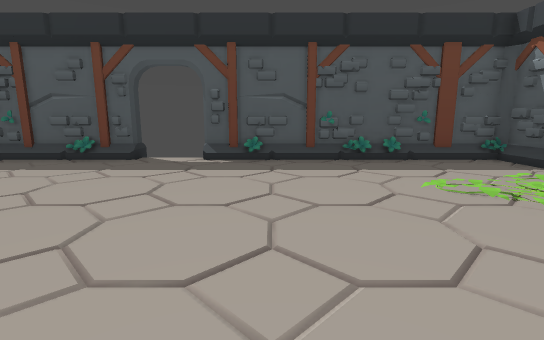
[1] (above)

12 first-person views from a walk through a level from a Godot 3-D game. The camera is 1.2 m above the floor, tilts 10° down and sees 85° across. The floor is counted in squares, 1 m on a side. Each view is taken from the middle of a square. On the plan, view 1 faces up. The plan holds only what a view shows up to about 13 squares ahead; the rest is blank.

[2]
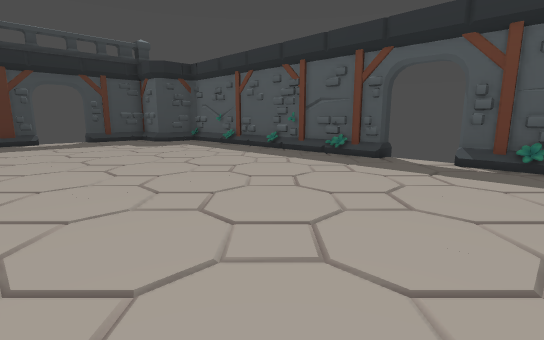

[3]
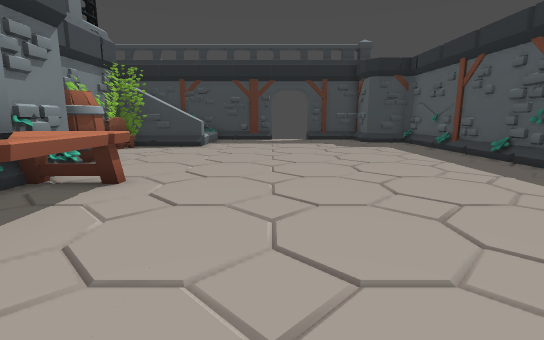

[4]
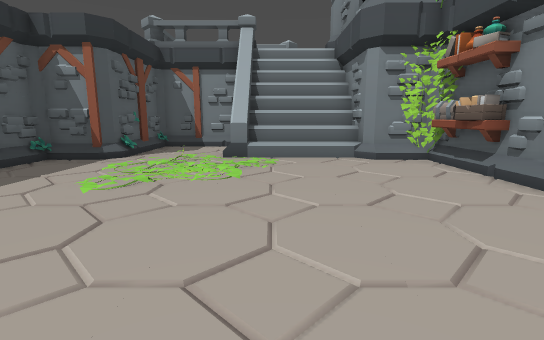

[5]
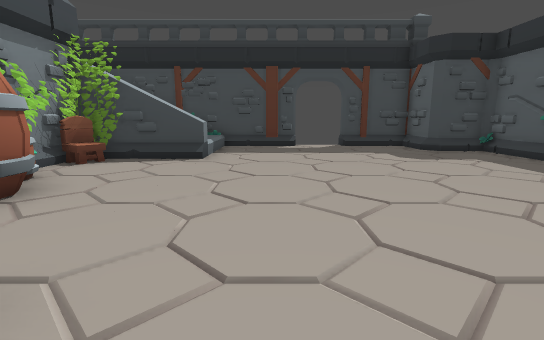

[6]
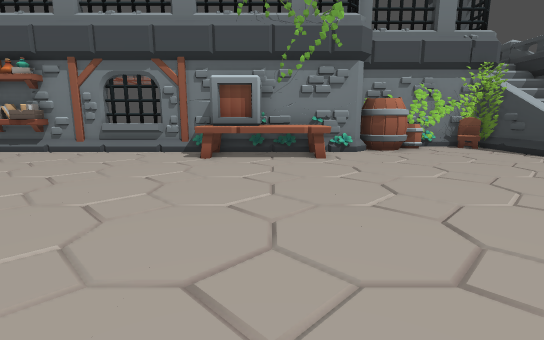

[7]
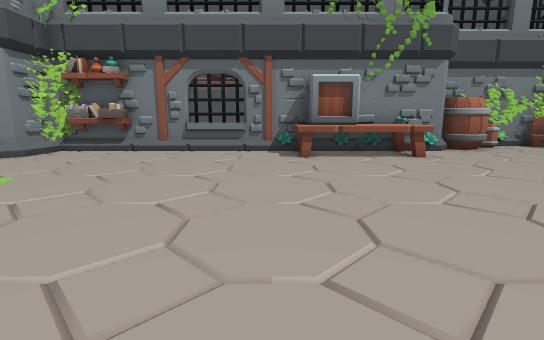

[8]
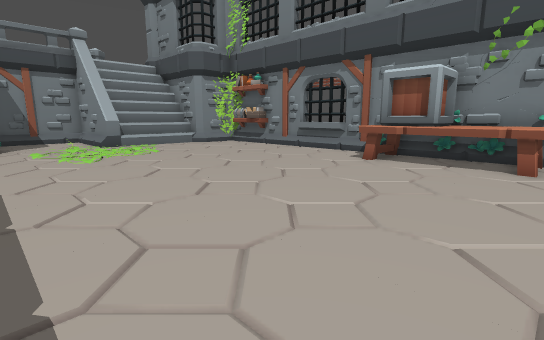

[9]
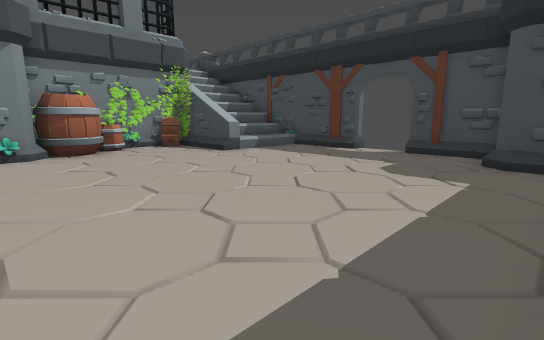

[10]
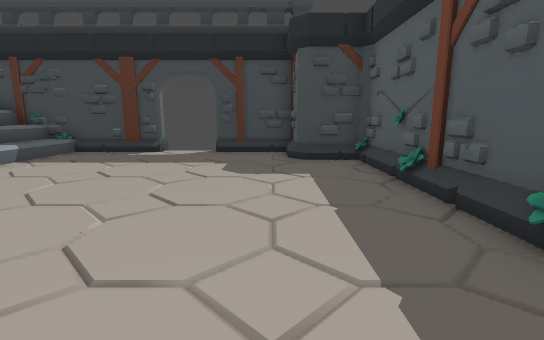

[11]
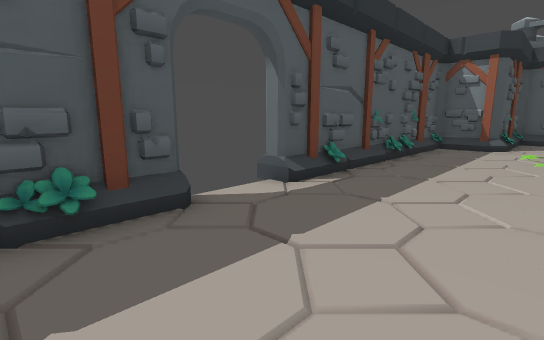

[12]
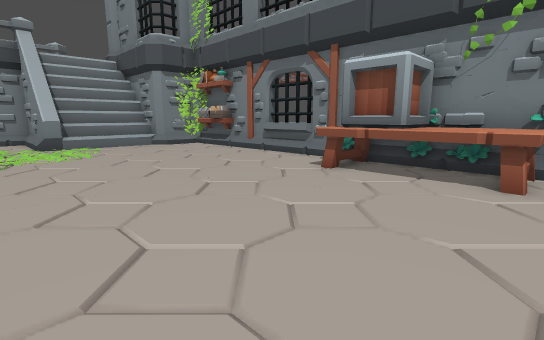

### Floor plan
Key: @ floor where view 1 was taken; # wall or solid block; x gap in a wall; . main floor; : floor 4 m higher than the main floor; / step, stairs or slope; = window, fence, low wall or low ledge; ^ raised ledge; T table; B box; A barrel; C chair.
Columns run from 17 left of view 1 to 11 right of it. Each row starts with its distance up from view 1.
  9   ###########x x#########
  8   #.....................#
  7 ###.....................#####
  6 #...........................#
  5 #.....................///...#
  4 x...................../.....#
  3  ....................//.^^^#^
  2 x.......................////:
  1 #.......................////:
  0 #................@......////:
 -1 #///^.......TBBB........#=###
 -2 #///^.......TBBB.....####
 -3 #/  ^...AA###############
 -4 #   ^C.AAA#
 -5 #   #=#####
 -6 #   =
 -7 ^

Where each view was taken, in squares from view 1:
view 1: 0 up, 0 right, facing up
view 2: 0 up, 0 right, facing up-left
view 3: 2 up, 0 right, facing left
view 4: 2 up, 2 left, facing right
view 5: 1 up, 4 left, facing left
view 6: 8 up, 4 left, facing down
view 7: 8 up, 1 left, facing down
view 8: 7 up, 6 left, facing down-right
view 9: 8 up, 6 left, facing down-left
view 10: 6 up, 6 left, facing left
view 11: 5 up, 6 left, facing up-right
view 12: 5 up, 6 left, facing down-right
